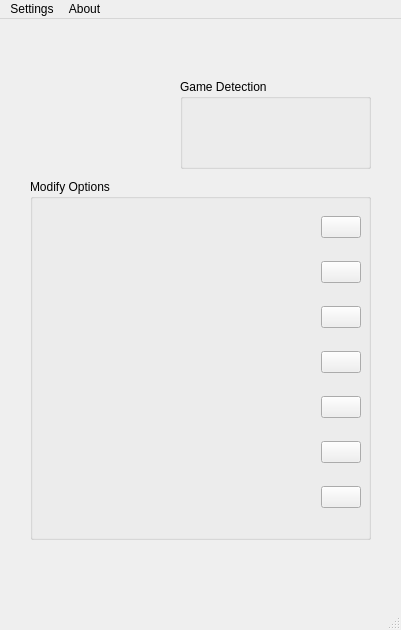
<?xml version="1.0" encoding="UTF-8"?>
<ui version="4.0">
 <class>MainWindow</class>
 <widget class="QMainWindow" name="MainWindow">
  <property name="geometry">
   <rect>
    <x>0</x>
    <y>0</y>
    <width>401</width>
    <height>630</height>
   </rect>
  </property>
  <property name="windowTitle">
   <string>MainWindow</string>
  </property>
  <widget class="QWidget" name="centralwidget">
   <widget class="QGroupBox" name="gameDetectionGroupBox">
    <property name="geometry">
     <rect>
      <x>180</x>
      <y>60</y>
      <width>191</width>
      <height>90</height>
     </rect>
    </property>
    <property name="title">
     <string>Game Detection</string>
    </property>
    <layout class="QFormLayout" name="formLayout">
     <item row="0" column="0" colspan="2">
      <layout class="QVBoxLayout" name="verticalLayout">
       <item>
        <widget class="QLabel" name="processStatusLabel">
         <property name="text">
          <string/>
         </property>
        </widget>
       </item>
       <item>
        <widget class="QLabel" name="moduleStatusLabel">
         <property name="text">
          <string/>
         </property>
        </widget>
       </item>
      </layout>
     </item>
    </layout>
   </widget>
   <widget class="QGroupBox" name="groupBox">
    <property name="geometry">
     <rect>
      <x>30</x>
      <y>160</y>
      <width>341</width>
      <height>361</height>
     </rect>
    </property>
    <property name="title">
     <string>Modify Options</string>
    </property>
    <widget class="QWidget" name="layoutWidget">
     <property name="geometry">
      <rect>
       <x>10</x>
       <y>20</y>
       <width>321</width>
       <height>331</height>
      </rect>
     </property>
     <layout class="QVBoxLayout" name="verticalLayout_2">
      <item>
       <layout class="QHBoxLayout" name="horizontalLayout">
        <item>
         <widget class="QLabel" name="alternativeMenuUnlockLabel">
          <property name="text">
           <string/>
          </property>
         </widget>
        </item>
        <item>
         <spacer name="horizontalSpacer">
          <property name="orientation">
           <enum>Qt::Horizontal</enum>
          </property>
          <property name="sizeHint" stdset="0">
           <size>
            <width>40</width>
            <height>20</height>
           </size>
          </property>
         </spacer>
        </item>
        <item>
         <widget class="QPushButton" name="alternativeMenuUnlockPushButton">
          <property name="text">
           <string/>
          </property>
         </widget>
        </item>
       </layout>
      </item>
      <item>
       <layout class="QHBoxLayout" name="horizontalLayout_6">
        <item>
         <widget class="QLabel" name="gameConsoleInvincibilityLabel">
          <property name="text">
           <string/>
          </property>
         </widget>
        </item>
        <item>
         <spacer name="horizontalSpacer_6">
          <property name="orientation">
           <enum>Qt::Horizontal</enum>
          </property>
          <property name="sizeHint" stdset="0">
           <size>
            <width>40</width>
            <height>20</height>
           </size>
          </property>
         </spacer>
        </item>
        <item>
         <widget class="QPushButton" name="gameConsoleInvincibilityPushButton">
          <property name="text">
           <string/>
          </property>
         </widget>
        </item>
       </layout>
      </item>
      <item>
       <layout class="QHBoxLayout" name="horizontalLayout_2">
        <item>
         <widget class="QLabel" name="dairyScandalInvincibilityAndInstantKillLabel">
          <property name="text">
           <string/>
          </property>
         </widget>
        </item>
        <item>
         <spacer name="horizontalSpacer_2">
          <property name="orientation">
           <enum>Qt::Horizontal</enum>
          </property>
          <property name="sizeHint" stdset="0">
           <size>
            <width>40</width>
            <height>20</height>
           </size>
          </property>
         </spacer>
        </item>
        <item>
         <widget class="QPushButton" name="dairyScandalInvincibilityAndInstantKillPushButton">
          <property name="text">
           <string/>
          </property>
         </widget>
        </item>
       </layout>
      </item>
      <item>
       <layout class="QHBoxLayout" name="horizontalLayout_3">
        <item>
         <widget class="QLabel" name="decreaseMitaSnowballsLabel">
          <property name="text">
           <string/>
          </property>
         </widget>
        </item>
        <item>
         <spacer name="horizontalSpacer_3">
          <property name="orientation">
           <enum>Qt::Horizontal</enum>
          </property>
          <property name="sizeHint" stdset="0">
           <size>
            <width>40</width>
            <height>20</height>
           </size>
          </property>
         </spacer>
        </item>
        <item>
         <widget class="QPushButton" name="decreaseMitaSnowballsPushButton">
          <property name="text">
           <string/>
          </property>
         </widget>
        </item>
       </layout>
      </item>
      <item>
       <layout class="QHBoxLayout" name="horizontalLayout_7">
        <item>
         <widget class="QLabel" name="spaceCarAlwaysFirstPlaceLabel">
          <property name="text">
           <string/>
          </property>
         </widget>
        </item>
        <item>
         <spacer name="horizontalSpacer_7">
          <property name="orientation">
           <enum>Qt::Horizontal</enum>
          </property>
          <property name="sizeHint" stdset="0">
           <size>
            <width>40</width>
            <height>20</height>
           </size>
          </property>
         </spacer>
        </item>
        <item>
         <widget class="QPushButton" name="spaceCarAlwaysFirstPlacePushButton">
          <property name="text">
           <string/>
          </property>
         </widget>
        </item>
       </layout>
      </item>
      <item>
       <layout class="QHBoxLayout" name="horizontalLayout_4">
        <item>
         <widget class="QLabel" name="lockScoreOfMitaInDanceFloorLabel">
          <property name="text">
           <string/>
          </property>
         </widget>
        </item>
        <item>
         <spacer name="horizontalSpacer_4">
          <property name="orientation">
           <enum>Qt::Horizontal</enum>
          </property>
          <property name="sizeHint" stdset="0">
           <size>
            <width>40</width>
            <height>20</height>
           </size>
          </property>
         </spacer>
        </item>
        <item>
         <widget class="QPushButton" name="lockScoreOfMitaInDanceFloorPushButton">
          <property name="text">
           <string/>
          </property>
         </widget>
        </item>
       </layout>
      </item>
      <item>
       <layout class="QHBoxLayout" name="horizontalLayout_5">
        <item>
         <widget class="QLabel" name="hetoorHealthLockLabel">
          <property name="text">
           <string/>
          </property>
         </widget>
        </item>
        <item>
         <spacer name="horizontalSpacer_5">
          <property name="orientation">
           <enum>Qt::Horizontal</enum>
          </property>
          <property name="sizeHint" stdset="0">
           <size>
            <width>40</width>
            <height>20</height>
           </size>
          </property>
         </spacer>
        </item>
        <item>
         <widget class="QPushButton" name="hetoorHealthLockPushButton">
          <property name="text">
           <string/>
          </property>
         </widget>
        </item>
       </layout>
      </item>
     </layout>
    </widget>
   </widget>
   <widget class="QLabel" name="pictureLabel">
    <property name="geometry">
     <rect>
      <x>40</x>
      <y>50</y>
      <width>121</width>
      <height>91</height>
     </rect>
    </property>
    <property name="text">
     <string/>
    </property>
   </widget>
  </widget>
  <widget class="QMenuBar" name="menubar">
   <property name="geometry">
    <rect>
     <x>0</x>
     <y>0</y>
     <width>401</width>
     <height>25</height>
    </rect>
   </property>
   <widget class="QMenu" name="menuSettings">
    <property name="title">
     <string>Settings</string>
    </property>
    <addaction name="actionLanguage"/>
   </widget>
   <widget class="QMenu" name="menuAbout">
    <property name="title">
     <string>About</string>
    </property>
    <addaction name="actionAbout_this_tool"/>
   </widget>
   <addaction name="menuSettings"/>
   <addaction name="menuAbout"/>
  </widget>
  <widget class="QStatusBar" name="statusbar"/>
  <action name="actionLanguage">
   <property name="text">
    <string>Language</string>
   </property>
  </action>
  <action name="actionAbout_this_tool">
   <property name="text">
    <string>About this tool</string>
   </property>
  </action>
 </widget>
 <resources/>
 <connections/>
</ui>
